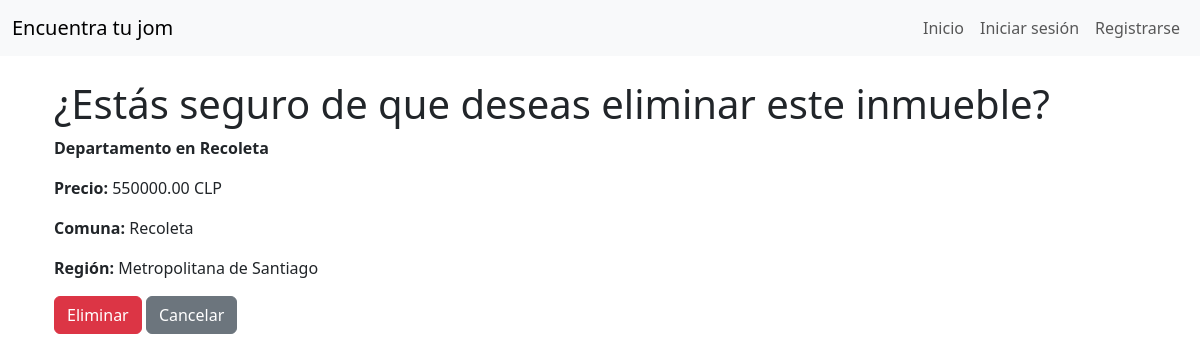
/eliminar_inmueble/9/, run on the app's committed database.
### gestion_inmuebles/models.py (models this page shows, shortened)
class Inmueble(models.Model):
    TIPO_INMUEBLE = [
        ('Casa', 'Casa'),
        ('Departamento', 'Departamento'),
        ('Parcela', 'Parcela')
    ]
    nombre = models.CharField(max_length=100)
    descripcion = models.TextField()
    metros_construidos = models.DecimalField(
        max_digits=10,
        decimal_places=2,
        validators=[MinValueValidator(0.01)]
        )
    metros_totales = models.DecimalField(
        max_digits=10,
        decimal_places=2,
        validators=[MinValueValidator(0.01)]
    )
    cantidad_estacionamientos = models.IntegerField(validators=[MinValueValidator(1)])
    cantidad_habitaciones = models.IntegerField(validators=[MinValueValidator(1)])
    cantidad_banos = models.IntegerField(validators=[MinValueValidator(1)])
    direccion = models.CharField(max_length=255)
    comuna = models.ForeignKey(Comuna, on_delete=models.SET_NULL, null=True)
    tipo_inmueble = models.CharField(max_length=20, choices=TIPO_INMUEBLE)
    precio_mensual = models.DecimalField(max_digits=12, decimal_places=2,validators=[MinValueValidator(0.01)])
    arrendador = models.ForeignKey(Perfil, on_delete=models.CASCADE, related_name='propiedades')
    fecha_creacion = models.DateTimeField(auto_now_add=True)
    ultima_modificacion = models.DateTimeField(auto_now=True)
    imagen = models.ImageField(upload_to='static/', null=True, blank=True)

class Comuna(models.Model):
    nombre_comuna = models.CharField(max_length=100)
    codigo_postal = models.CharField(max_length=10, null=True)
    region = models.ForeignKey(Region, on_delete=models.CASCADE, related_name='comunas')

class Region(models.Model):
    nombre_region = models.CharField(max_length=100)
    numero_region = models.CharField(max_length=10, null=True)

### gestion_inmuebles/views.py (the view)
# urls.py: path('eliminar_inmueble/<int:id>/', views.eliminar_inmueble, name='eliminar_inmueble'),
def eliminar_inmueble(request, id):
    inmueble = get_object_or_404(Inmueble, id=id)
    if request.method == 'POST':
        inmueble.delete()
        return redirect('home')
    return render(request, 'eliminar_inmueble.html', {'inmueble': inmueble})

### templates/eliminar_inmueble.html (shortened to what this page needs)
{% extends 'base.html' %}
{% block content %}
  <div class="container">
    <h1>¿Estás seguro de que deseas eliminar este inmueble?</h1>
    <p><strong>{{ inmueble.nombre }}</strong></p>
    <p><strong>Precio:</strong> {{ inmueble.precio_mensual }} CLP</p>
    <p><strong>Comuna:</strong> {{ inmueble.comuna.nombre_comuna }}</p>
    <p><strong>Región:</strong> {{ inmueble.comuna.region.nombre_region }}</p>
    <form method="POST">
      <button type="submit" class="btn btn-danger">Eliminar</button>
      <a href="{% url 'home' %}" class="btn btn-secondary">Cancelar</a>
    </form>
  </div>
{% endblock %}

### data on the page
Inmueble: nombre "Departamento en Recoleta", precio_mensual "550000.00", comuna.nombre_comuna "Recoleta", comuna.region.nombre_region "Metropolitana de Santiago"
